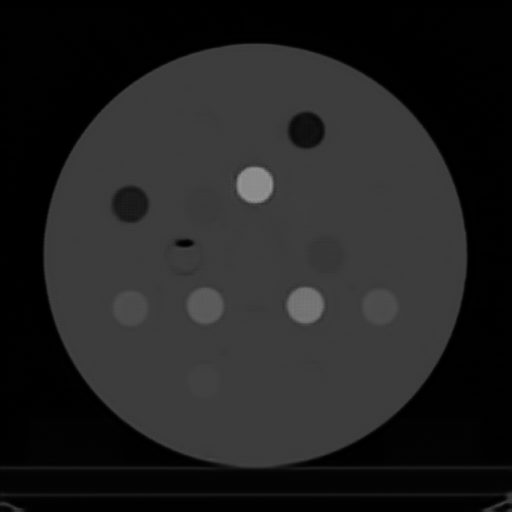
#> input picture checkpoints/15/web/images/epoch001_example_run_fake_A.png, 512 x 512 px
$ python -i body_mask.py   (imports and definitions only)
#> lines starting #> are read from the running program, lines starting #| are printed output that depends on the picture
#> further down, picture is the input picture: shape (512, 512, 3); min 0, max 153, mean 33.7
from scipy import ndimage
import cv2
import numpy as np

from loguru import logger


def smooth_contour_points(contour: np.ndarray, radius: int = 3, sigma: int = 10) -> np.ndarray:
    """
    Function that smooths contour points using the approach from
    https://stackoverflow.com/a/37536310

    Simple explanation: Convolve 1D gaussian filter over the points to smoothen the curve
    """
    neighbourhood = 2 * radius + 1

    # Contour length is the total number of points + extra points
    # to ensure circularity.
    contour_length = len(contour) + 2 * radius
    # Last group of points.
    offset = (len(contour) - radius)

    x_filtered, y_filtered = [], []

    for idx in range(contour_length):
        x_filtered.append(contour[(offset + idx) \
                                          % len(contour)][0][0])

        y_filtered.append(contour[(offset + idx) \
                                          % len(contour)][0][1])

    # Gaussian blur from opencv is basically applying gaussian convolution
    # filter over these points.
    x_smooth = cv2.GaussianBlur(np.array(x_filtered), (radius, 1), sigma)
    y_smooth = cv2.GaussianBlur(np.array(y_filtered), (radius, 1), sigma)

    # Add smoothened point for
    smooth_contours = []
    for idx, (x, y) in enumerate(zip(x_smooth, y_smooth)):
        if idx < len(contour) + radius:
            smooth_contours.append(np.array([x, y]))

    return np.array(smooth_contours)


def get_body_mask(image: np.ndarray, hu_threshold: int) -> np.ndarray:
    """
    Function that gets a mask around the patient body and returns a 3D bound

    Parameters
    -------------
    image: Numpy array to get the mask and bound from
    hu_threshold: Set threshold to binarize image


    Returns
    -------------
    body_mask: Numpy array with same shape as input image as a body mask
    bound: Bounds around the largest component in 3D. This is in
    the ((z_min, z_max), (y_min, y_max), (x_min, x_max)) format
    """
#> called with hu_threshold = -300

    binarized_image = np.uint8(image >= hu_threshold)
#> binarized_image: shape (512, 512, 3); every value is 1

    body_mask = np.zeros(image.shape)

    # Returns a label map with a unique integer label for each
    # connected geometrical object in the given binary array.
    # Integer labels of components start from 1. Background is 0.
    connected_components, _ = ndimage.label(binarized_image)
#> connected_components: shape (512, 512, 3) int32; every value is 1

    # Get counts for each component in the connected component analysis
    label_counts = [
        np.sum(connected_components == label) for label in range(1,
                                                                 connected_components.max() + 1)
    ]
#> label_counts = [786432]
    max_label = np.argmax(label_counts) + 1
#> max_label = 1

    # Image with largest component binary mask
    binarized_image = connected_components == max_label

    for z in range(binarized_image.shape[0]):

        binary_slice = np.uint8(binarized_image[z])

        # Find contours for each binary slice
        try:
            contours, _ = cv2.findContours(binary_slice, cv2.RETR_TREE, cv2.CHAIN_APPROX_SIMPLE)
            # Get the largest contour based on its area
            largest_contour = max(contours, key=cv2.contourArea)

        except:
            logger.debug(
                "OpenCV could not find contours: Most likely this is a completely black image")
            continue

        # Smooth contour so that surface irregularities are removed better
        smoothed_contour = smooth_contour_points(largest_contour)

        # Project the points onto the body_mask image, everything
        # inside the points is set to 1.
        cv2.drawContours(body_mask[z], [smoothed_contour], -1, 1, -1)

    return body_mask


def apply_body_mask(array: np.ndarray,
                    apply_mask=True,
                    masking_value: int = -1024,
                    hu_threshold: int = -300) -> np.ndarray:
    """
    Function to apply mask based filtering and bound the array

    Parameters
    ------------------
    array: Input array to bound and mask
    masking_value: Value to apply outside the mask
    apply_mask: Set to True to apply mask
    hu_threshold: Threshold to apply for binarization of the image.

    Returns
    ------------------
    array: Output array that will be masked with the masking_value outside
    the patient body and will be cropped to fit the bounds.

    """
    if apply_mask:
        body_mask = get_body_mask(array, hu_threshold)
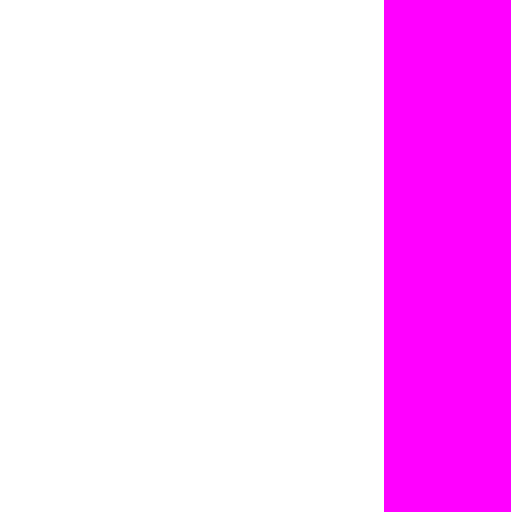
#> body_mask: shape (512, 512, 3) float64; mean B, G, R 1, 0.752, 1
        # Apply mask to the image array
        array = np.where(body_mask, array, masking_value)
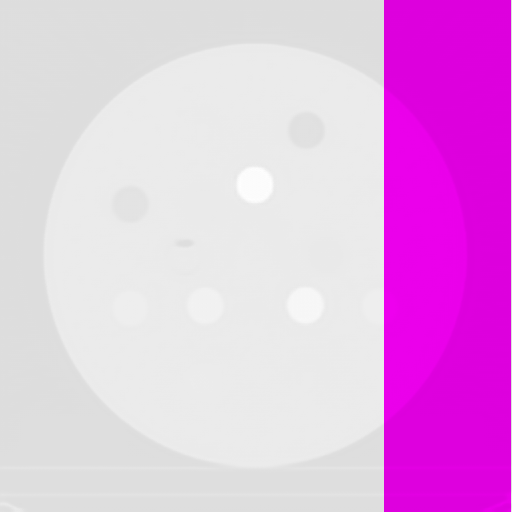
#> array: shape (512, 512, 3) int16; mean B, G, R 33.7, -225.1, 33.7; drawn with min black and max white

    return array

>>> import cv2
>>> picture = cv2.imread('../../../checkpoints/15/web/images/epoch001_example_run_fake_A.png')
>>> result = apply_body_mask(picture)
